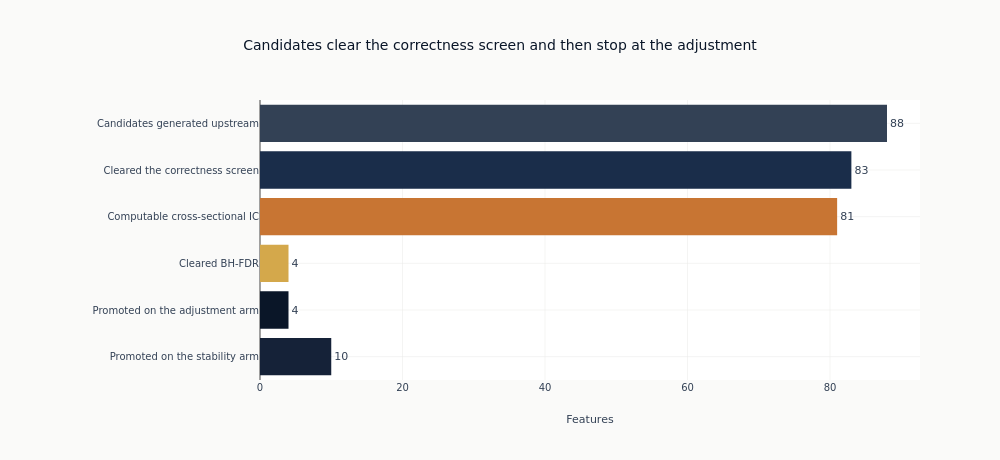

Notebook code cell kept with this figure:
### Markdown cell above
### The Funnel

What was searched, what survived each stage, and what each arm of the promotion rule
contributed. Drawn rather than printed, because the width of the drop between
consecutive bars is what a reader is meant to weigh, and the two arms are separated
so a rule that reads as a disjunction can be seen to behave like one, or not to.

### Code cell
arm_counts = {
    note: len([f for f, (d, n) in triage.items() if d == "PROCEED" and n == note])
    for note in ("fdr_significant", "stable_and_above_threshold")
}
funnel_stages = [
    ("Candidates generated upstream", len(all_feature_cols), COLORS["neutral"]),
    ("Cleared the correctness screen", n_pass, COLORS["slate"]),
    ("Computable cross-sectional IC", n_searched, COLORS["copper"]),
    ("Cleared BH-FDR", n_significant_fdr, COLORS["amber"]),
    ("Promoted on the adjustment arm", arm_counts["fdr_significant"], COLORS["blue"]),
    (
        "Promoted on the stability arm",
        arm_counts["stable_and_above_threshold"],
        COLORS["blue_light"],
    ),
]
fig = go.Figure(
    go.Bar(
        x=[count for _, count, _ in funnel_stages],
        y=[stage for stage, _, _ in funnel_stages],
        orientation="h",
        marker_color=[color for _, _, color in funnel_stages],
        text=[str(count) for _, count, _ in funnel_stages],
        textposition="outside",
    )
)
fig.update_layout(
    title="Candidates clear the correctness screen and then stop at the adjustment",
    xaxis_title="Features",
    height=460,
    width=1000,
    margin={"l": 260, "r": 80},
    showlegend=False,
)
fig.update_yaxes(autorange="reversed")
show_plotly_with_alt(
    fig,
    "A bar chart counting the candidate features surviving each stage of the screen, from the full set through the correctness gate and the information coefficient to the multiple-testing adjustment.",
)

### Figure 1 — Plotly figure (JSON) as saved in the notebook; plotly's stock layout.template omitted (floating-point values rounded to 4 significant figures)
{"data": [{"marker": {"color": ["#334155", "#1a2d4a", "#C87533", "#D4A84B", "#0a1628", "#152238"]}, "orientation": "h", "text": ["88", "83", "81", "4", "4", "10"], "textposition": "outside", "type": "bar", "x": [88, 83, 81, 4, 4, 10], "y": ["Candidates generated upstream", "Cleared the correctness screen", "Computable cross-sectional IC", "Cleared BH-FDR", "Promoted on the adjustment arm", "Promoted on the stability arm"]}], "layout": {"height": 460, "margin": {"l": 260, "r": 80}, "showlegend": false, "title": {"text": "Candidates clear the correctness screen and then stop at the adjustment"}, "width": 1000, "xaxis": {"title": {"text": "Features"}}, "yaxis": {"autorange": "reversed"}}}
